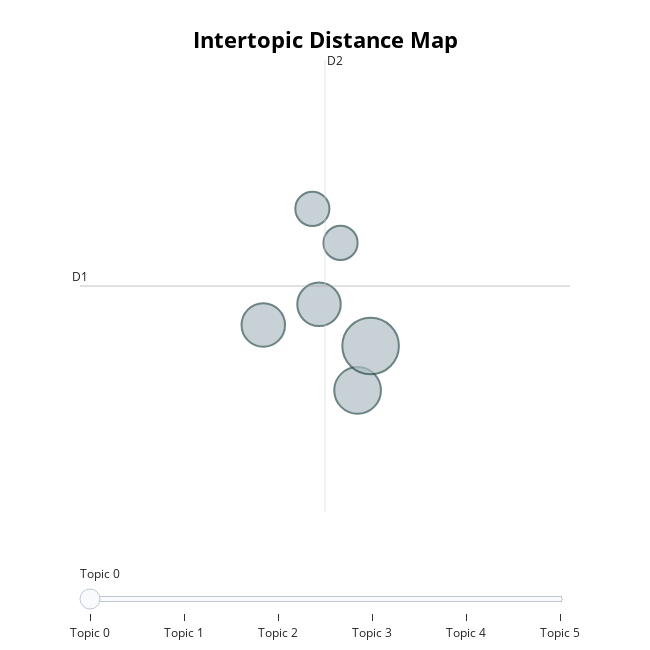

The cell this chart's notebook holds for it:
### Code cell
topic_model.visualize_topics()

### Figure 1 — Plotly figure (JSON) as saved in the notebook; plotly's stock layout.template omitted (floating-point values rounded to 4 significant figures)
{"data": [{"customdata": [[0, "baby | body | lose | breath | love", 13], [1, "chain | taffy | laffy | club | smack", 15], [2, "ridin | tryin | ahead | catch | verse", 22], [3, "goodbye | hard | photo | memory | time", 8], [4, "heart | walk | truth | open | feel", 13], [5, "love | gotta | baby | songs | gonna", 8]], "hovertemplate": "<b>Topic %{customdata[0]}</b><br>%{customdata[1]}<br>Size: %{customdata[2]}", "legendgroup": "", "marker": {"color": "#B0BEC5", "line": {"color": "DarkSlateGrey", "width": 2}, "size": [13, 15, 22, 8, 13, 8], "sizemode": "area", "sizeref": 0.01375, "symbol": "circle"}, "mode": "markers", "name": "", "orientation": "v", "showlegend": false, "type": "scatter", "x": [17.4, 17.93, 18.1, 17.31, 16.64, 17.69], "xaxis": "x", "y": [12.25, 11.07, 11.68, 13.55, 11.97, 13.09], "yaxis": "y"}], "layout": {"annotations": [{"showarrow": false, "text": "D1", "x": 14.15, "y": 12.5, "yshift": 10}, {"showarrow": false, "text": "D2", "x": 17.48, "xshift": 10, "y": 15.59}], "height": 650, "hoverlabel": {"bgcolor": "white", "font": {"family": "Rockwell", "size": 16}}, "legend": {"itemsizing": "constant", "tracegroupgap": 0}, "margin": {"t": 60}, "shapes": [{"line": {"color": "#CFD8DC", "width": 2}, "type": "line", "x0": 17.48, "x1": 17.48, "y0": 9.413, "y1": 15.59}, {"line": {"color": "#9E9E9E", "width": 2}, "type": "line", "x0": 14.15, "x1": 20.82, "y0": 12.5, "y1": 12.5}], "sliders": [{"active": 0, "pad": {"t": 50}, "steps": [{"args": [{"marker.color": [["red", "#B0BEC5", "#B0BEC5", "#B0BEC5", "#B0BEC5", "#B0BEC5"]]}], "label": "Topic 0", "method": "update"}, {"args": [{"marker.color": [["#B0BEC5", "red", "#B0BEC5", "#B0BEC5", "#B0BEC5", "#B0BEC5"]]}], "label": "Topic 1", "method": "update"}, {"args": [{"marker.color": [["#B0BEC5", "#B0BEC5", "red", "#B0BEC5", "#B0BEC5", "#B0BEC5"]]}], "label": "Topic 2", "method": "update"}, {"args": [{"marker.color": [["#B0BEC5", "#B0BEC5", "#B0BEC5", "red", "#B0BEC5", "#B0BEC5"]]}], "label": "Topic 3", "method": "update"}, {"args": [{"marker.color": [["#B0BEC5", "#B0BEC5", "#B0BEC5", "#B0BEC5", "red", "#B0BEC5"]]}], "label": "Topic 4", "method": "update"}, {"args": [{"marker.color": [["#B0BEC5", "#B0BEC5", "#B0BEC5", "#B0BEC5", "#B0BEC5", "red"]]}], "label": "Topic 5", "method": "update"}]}], "title": {"font": {"color": "Black", "size": 22}, "text": "<b>Intertopic Distance Map</b>", "x": 0.5, "xanchor": "center", "y": 0.95, "yanchor": "top"}, "width": 650, "xaxis": {"anchor": "y", "domain": [0, 1], "range": [14.15, 20.82], "title": {"text": ""}, "visible": false}, "yaxis": {"anchor": "x", "domain": [0, 1], "range": [9.413, 15.59], "title": {"text": ""}, "visible": false}}}
